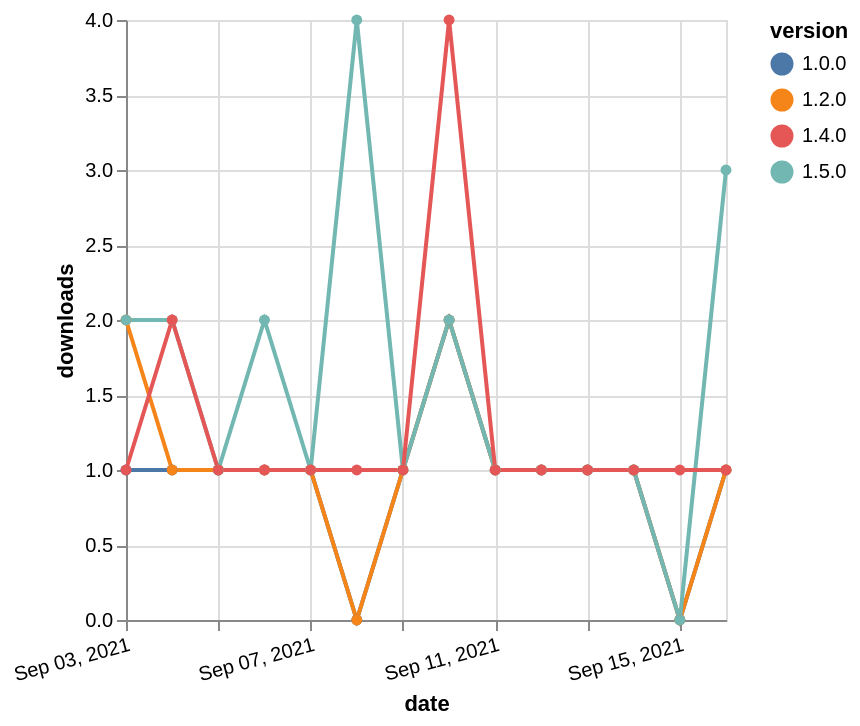

Vega-Lite specification for this chart:
### Vega-Lite specification from a JSON file in a GitHub repository (floating-point values rounded to 4 significant figures)
{"$schema": "https://vega.github.io/schema/vega-lite/v5.json", "description": "A simple bar chart with embedded data.", "data": {"values": [{"date": "2021-09-03", "total": 187, "delta": 1, "version": "1.0.0"}, {"date": "2021-09-04", "total": 188, "delta": 1, "version": "1.0.0"}, {"date": "2021-09-05", "total": 189, "delta": 1, "version": "1.0.0"}, {"date": "2021-09-06", "total": 190, "delta": 1, "version": "1.0.0"}, {"date": "2021-09-07", "total": 191, "delta": 1, "version": "1.0.0"}, {"date": "2021-09-08", "total": 191, "delta": 0, "version": "1.0.0"}, {"date": "2021-09-09", "total": 192, "delta": 1, "version": "1.0.0"}, {"date": "2021-09-10", "total": 194, "delta": 2, "version": "1.0.0"}, {"date": "2021-09-11", "total": 195, "delta": 1, "version": "1.0.0"}, {"date": "2021-09-12", "total": 196, "delta": 1, "version": "1.0.0"}, {"date": "2021-09-13", "total": 197, "delta": 1, "version": "1.0.0"}, {"date": "2021-09-14", "total": 198, "delta": 1, "version": "1.0.0"}, {"date": "2021-09-15", "total": 198, "delta": 0, "version": "1.0.0"}, {"date": "2021-09-16", "total": 199, "delta": 1, "version": "1.0.0"}, {"date": "2021-09-03", "total": 184, "delta": 2, "version": "1.2.0"}, {"date": "2021-09-04", "total": 185, "delta": 1, "version": "1.2.0"}, {"date": "2021-09-05", "total": 186, "delta": 1, "version": "1.2.0"}, {"date": "2021-09-06", "total": 187, "delta": 1, "version": "1.2.0"}, {"date": "2021-09-07", "total": 188, "delta": 1, "version": "1.2.0"}, {"date": "2021-09-08", "total": 188, "delta": 0, "version": "1.2.0"}, {"date": "2021-09-09", "total": 189, "delta": 1, "version": "1.2.0"}, {"date": "2021-09-10", "total": 191, "delta": 2, "version": "1.2.0"}, {"date": "2021-09-11", "total": 192, "delta": 1, "version": "1.2.0"}, {"date": "2021-09-12", "total": 193, "delta": 1, "version": "1.2.0"}, {"date": "2021-09-13", "total": 194, "delta": 1, "version": "1.2.0"}, {"date": "2021-09-14", "total": 195, "delta": 1, "version": "1.2.0"}, {"date": "2021-09-15", "total": 195, "delta": 0, "version": "1.2.0"}, {"date": "2021-09-16", "total": 196, "delta": 1, "version": "1.2.0"}, {"date": "2021-09-03", "total": 156, "delta": 2, "version": "1.5.0"}, {"date": "2021-09-04", "total": 158, "delta": 2, "version": "1.5.0"}, {"date": "2021-09-05", "total": 159, "delta": 1, "version": "1.5.0"}, {"date": "2021-09-06", "total": 161, "delta": 2, "version": "1.5.0"}, {"date": "2021-09-07", "total": 162, "delta": 1, "version": "1.5.0"}, {"date": "2021-09-08", "total": 166, "delta": 4, "version": "1.5.0"}, {"date": "2021-09-09", "total": 167, "delta": 1, "version": "1.5.0"}, {"date": "2021-09-10", "total": 169, "delta": 2, "version": "1.5.0"}, {"date": "2021-09-11", "total": 170, "delta": 1, "version": "1.5.0"}, {"date": "2021-09-12", "total": 171, "delta": 1, "version": "1.5.0"}, {"date": "2021-09-13", "total": 172, "delta": 1, "version": "1.5.0"}, {"date": "2021-09-14", "total": 173, "delta": 1, "version": "1.5.0"}, {"date": "2021-09-15", "total": 173, "delta": 0, "version": "1.5.0"}, {"date": "2021-09-16", "total": 176, "delta": 3, "version": "1.5.0"}, {"date": "2021-09-03", "total": 266, "delta": 1, "version": "1.4.0"}, {"date": "2021-09-04", "total": 268, "delta": 2, "version": "1.4.0"}, {"date": "2021-09-05", "total": 269, "delta": 1, "version": "1.4.0"}, {"date": "2021-09-06", "total": 270, "delta": 1, "version": "1.4.0"}, {"date": "2021-09-07", "total": 271, "delta": 1, "version": "1.4.0"}, {"date": "2021-09-08", "total": 272, "delta": 1, "version": "1.4.0"}, {"date": "2021-09-09", "total": 273, "delta": 1, "version": "1.4.0"}, {"date": "2021-09-10", "total": 277, "delta": 4, "version": "1.4.0"}, {"date": "2021-09-11", "total": 278, "delta": 1, "version": "1.4.0"}, {"date": "2021-09-12", "total": 279, "delta": 1, "version": "1.4.0"}, {"date": "2021-09-13", "total": 280, "delta": 1, "version": "1.4.0"}, {"date": "2021-09-14", "total": 281, "delta": 1, "version": "1.4.0"}, {"date": "2021-09-15", "total": 282, "delta": 1, "version": "1.4.0"}, {"date": "2021-09-16", "total": 283, "delta": 1, "version": "1.4.0"}]}, "width": "container", "mark": {"type": "line", "point": {"filled": true}}, "encoding": {"x": {"field": "date", "type": "temporal", "timeUnit": "yearmonthdate", "title": "date", "axis": {"labelAngle": -15}}, "y": {"field": "delta", "type": "quantitative", "title": "downloads"}, "color": {"field": "version", "type": "nominal"}, "tooltip": {"field": "delta"}}}
